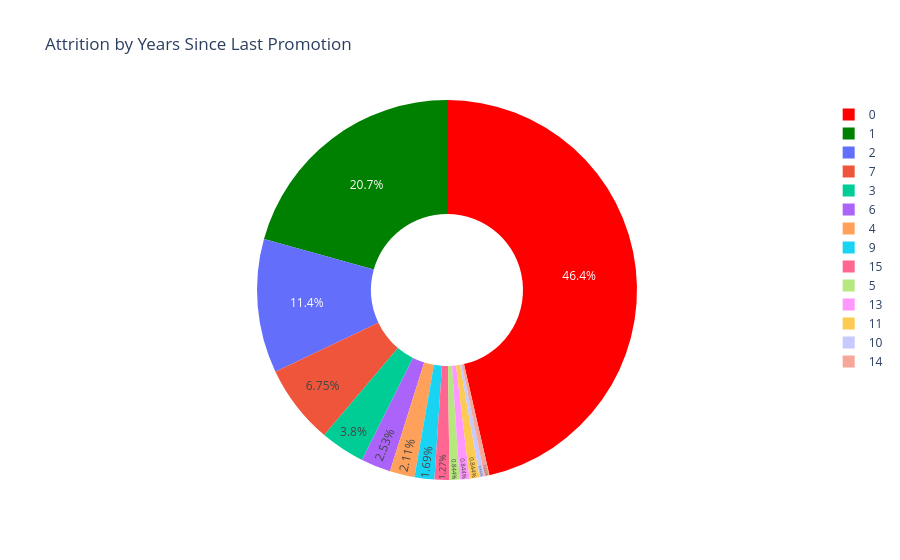

Notebook code cell kept with this figure:
### Code cell
# Create a donut chart
fig = go.Figure(data=[go.Pie(
labels=attr_by_yr['YearsSinceLastPromotion'],
values=attr_by_yr['Count'],
hole=0.4,
marker=dict(colors=['red', 'green']),
textposition='inside'

)])

# Update the Layout
fig.update_layout(title='Attrition by Years Since Last Promotion')

# Show the chart
fig.show()

### Figure 1 — Plotly figure (JSON) as saved in the notebook; plotly's stock layout.template omitted (floating-point values rounded to 4 significant figures)
{"data": [{"hole": 0.4, "labels": [0, 1, 2, 7, 3, 6, 4, 9, 15, 5, 13, 11, 10, 14], "marker": {"colors": ["red", "green"]}, "textposition": "inside", "type": "pie", "values": [110, 49, 27, 16, 9, 6, 5, 4, 3, 2, 2, 2, 1, 1]}], "layout": {"title": {"text": "Attrition by Years Since Last Promotion"}}}
